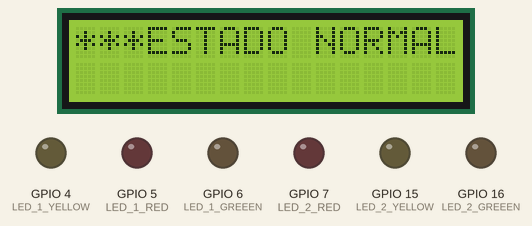
A sketch run on a simulated ESP32-S3. Shown: 16×2 character LCD, output pins drawn as LEDs (lit = HIGH). WiFi joins after 1.5 s; servers stay silent unless stated; what the sketch prints to the serial monitor is not drawn.

Above: at 0.1 s.
At 1.6 s:
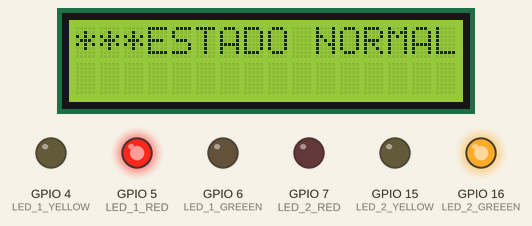
At 5.1 s:
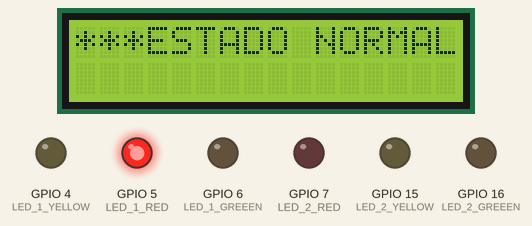
At 9.6 s:
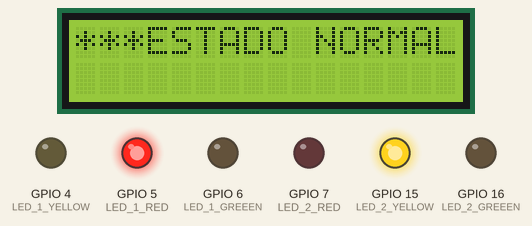
At 20.2 s:
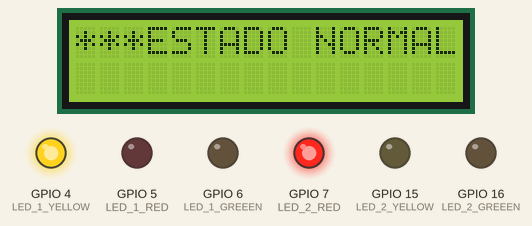
At 31.7 s:
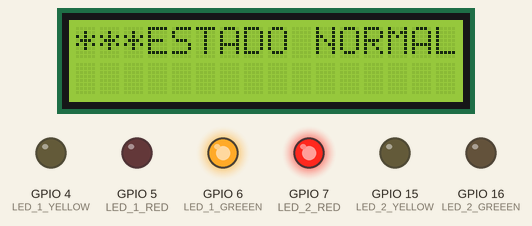
Timing chart, 0 to 40.0 s (numbered marks = the images above):
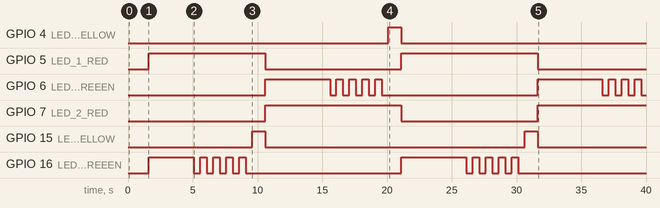

Measured:
- by itself, GPIO 4 (LED_1_YELLOW): LOW → HIGH at 20.1 s, → LOW 1.0 s later
- by itself, GPIO 5 (LED_1_RED): LOW → HIGH at 1.6 s, → LOW 9.0 s later, → HIGH 10.5 s later, → LOW 10.5 s later
- by itself, GPIO 6 (LED_1_GREEEN): goes HIGH 5.0 s, 4 × (LOW 0.50 s, HIGH 0.50 s), LOW 12.0 s, HIGH 5.0 s, 3 × (LOW 0.50 s, HIGH 0.50 s), then LOW
- by itself, GPIO 7 (LED_2_RED): LOW → HIGH at 10.6 s, → LOW 10.5 s later, → HIGH 10.5 s later
- by itself, GPIO 15 (LED_2_YELLOW): alternates HIGH for 1.0 s and LOW for 20.0 s
- by itself, GPIO 16 (LED_2_GREEEN): goes HIGH 3.5 s, 4 × (LOW 0.50 s, HIGH 0.50 s), LOW 12.0 s, HIGH 5.0 s, 4 × (LOW 0.50 s, HIGH 0.50 s), then LOW

The sketch:

codeApp.ino
```cpp
#include <WiFi.h>
#include <WebServer.h>
#include <ArduinoJson.h>
#include <LiquidCrystal_I2C.h>
#include <HTTPClient.h>

// ——— Configuración Wi-Fi —————————————————————————————————
const char* ssid     = "RED";
const char* password = "PASS";


// ——— Pines de sensores ————————————————————
#define SENSOR_LIGHT_LEFT    12
#define SENSOR_LIGHT_RIGHT    13
#define SENSOR_CO2    14
#define SENSOR_CNY1    42
#define SENSOR_CNY2    41
#define SENSOR_CNY3    40
#define SENSOR_CNY4    39
#define SENSOR_CNY5    38
#define SENSOR_CNY6    37
#define SENSOR_P1    1
#define SENSOR_P2    2

// ——— Pines de actuadores ————————————————————
#define LED_1_RED   5
#define LED_1_YELLOW   4
#define LED_1_GREEEN   6
#define LED_2_RED   7
#define LED_2_YELLOW   15
#define LED_2_GREEEN   16

// ——— Servidor HTTP ——————————————————————————————————————
WebServer server(80);

// ——— Variables de estado —————————————————————————————————
int actual_SENSOR_LIGHT_LEFT = 0;
int actual_SENSOR_LIGHT_RIGHT = 0;
int actual_SENSOR_CO2 = 0;
int actual_SENSOR_CNY1 = 0;
int actual_SENSOR_CNY2 = 0;
int actual_SENSOR_CNY3 = 0;
int actual_SENSOR_CNY4 = 0;
int actual_SENSOR_CNY5 = 0;
int actual_SENSOR_CNY6 = 0;
int actual_SENSOR_P1 = 0;
int actual_SENSOR_P2 = 0;

int actuatorState = 0;

// ——— Variables ciclo semáforo —————————————————————

unsigned long TParpadeo = 500; // Constante para el tiempo de parpadeo de 500ms
unsigned long TRojo = 2000;
unsigned long TVerde = 5000;
unsigned long TAmarillo = 1000;

unsigned long tini, tact, trel;

bool vR1,vA1,vV1,vR2,vA2,vV2 = 0;
int estado = 0;
int p = 0;
// Variables Clima
const String lat = "6.2001218";
const String lon = "-75.5806761";
float lluvia = 0, viento = 0;
unsigned long tiempoCambio = 0;
unsigned long tiempoAnteriorClima = 0;
const long intervaloClima = 60000;

// LCD
LiquidCrystal_I2C lcd(0x27, 16, 2);

// ——— Funciones de manejo de rutas —————————————————————

void handleGetSensor() {

  actual_SENSOR_LIGHT_LEFT = analogRead(SENSOR_LIGHT_LEFT);
  actual_SENSOR_LIGHT_RIGHT = analogRead(SENSOR_LIGHT_RIGHT);
  actual_SENSOR_CO2 = analogRead(SENSOR_CO2);
  actual_SENSOR_CNY1 = digitalRead(SENSOR_CNY1);
  actual_SENSOR_CNY2 = digitalRead(SENSOR_CNY2);
  actual_SENSOR_CNY3 = digitalRead(SENSOR_CNY3);
  actual_SENSOR_CNY4 = digitalRead(SENSOR_CNY4);
  actual_SENSOR_CNY5 = digitalRead(SENSOR_CNY5);
  actual_SENSOR_CNY6 = digitalRead(SENSOR_CNY6);
  actual_SENSOR_P1 = digitalRead(SENSOR_P1);
  actual_SENSOR_P2 = digitalRead(SENSOR_P2);

  // Construir respuesta JSON
  StaticJsonDocument<200> doc;
  doc["SENSOR_LIGHT_LEFT"] = actual_SENSOR_LIGHT_LEFT;
  doc["SENSOR_LIGHT_RIGHT"] = actual_SENSOR_LIGHT_RIGHT;
  doc["SENSOR_CO2"] = actual_SENSOR_CO2;
  doc["SENSOR_CNY1"] = actual_SENSOR_CNY1;
  doc["SENSOR_CNY2"] = actual_SENSOR_CNY2;
  doc["SENSOR_CNY3"] = actual_SENSOR_CNY3;
  doc["SENSOR_CNY4"] = actual_SENSOR_CNY4;
  doc["SENSOR_CNY5"] = actual_SENSOR_CNY5;
  doc["SENSOR_CNY6"] = actual_SENSOR_CNY6;
  doc["SENSOR_P1"] = actual_SENSOR_P1;
  doc["SENSOR_P2"] = actual_SENSOR_P2;
  doc["WIND_SPEED"] = viento;
  doc["PRECIPITATION"] = lluvia;

  String out;
  serializeJson(doc, out);

  server.send(200, "application/json", out);
}

void handlePostActuator() {
  // Leemos el body JSON
  if (server.hasArg("plain") == false) {
    server.send(400, "application/json", "{\"error\":\"Body missing\"}");
    return;
  }

  StaticJsonDocument<200> doc;
  DeserializationError err = deserializeJson(doc, server.arg("plain"));
  if (err) {
    server.send(400, "application/json", "{\"error\":\"JSON invalid\"}");
    return;
  }

  // Esperamos { "state": true } o { "state": false }
  if (!doc.containsKey("state")) {
    server.send(422, "application/json", "{\"error\":\"Field 'state' missing\"}");
    return;
  }

  actuatorState = doc["state"];
  //digitalWrite(LED_1_RED, actuatorState ? HIGH : LOW);

  // Devolver estado actual
  StaticJsonDocument<100> resp;
  resp["status"] = actuatorState;
  String out;
  serializeJson(resp, out);
  actualizarPantalla(actuatorState);
  server.send(200, "application/json", out);
}

void handleNotFound(){
  server.send(404, "text/plain", "Not Found");
}

// ——— Setup —————————————————————————————————————————————
void setup(){
  Serial.begin(115200);

  pinMode(SENSOR_LIGHT_LEFT, INPUT);
  pinMode(SENSOR_LIGHT_RIGHT, INPUT);
  pinMode(SENSOR_CO2, INPUT);
  pinMode(SENSOR_CNY1, INPUT);
  pinMode(SENSOR_CNY2, INPUT);
  pinMode(SENSOR_CNY3, INPUT);
  pinMode(SENSOR_CNY4, INPUT);
  pinMode(SENSOR_CNY5, INPUT);
  pinMode(SENSOR_CNY6, INPUT);
  pinMode(SENSOR_P1, INPUT);
  pinMode(SENSOR_P2, INPUT);

  pinMode(LED_1_RED, OUTPUT);
  pinMode(LED_1_YELLOW, OUTPUT);
  pinMode(LED_1_GREEEN, OUTPUT);
  pinMode(LED_2_RED, OUTPUT);
  pinMode(LED_2_YELLOW, OUTPUT);
  pinMode(LED_2_GREEEN, OUTPUT);
  digitalWrite(LED_1_RED, LOW);
  digitalWrite(LED_1_YELLOW, LOW);
  digitalWrite(LED_1_GREEEN, LOW);
  digitalWrite(LED_2_RED, LOW);
  digitalWrite(LED_2_YELLOW, LOW);
  digitalWrite(LED_2_GREEEN, LOW);

  lcd.init(); lcd.backlight(); lcd.clear();
  lcd.print("***ESTADO NORMAL***");


  tini = millis(); // Iniciamos la marca de tiempo

  // Conectar al Wi-Fi
  WiFi.begin(ssid, password);
  Serial.print("Conectando a Wi-Fi");
  while (WiFi.status() != WL_CONNECTED) {
    delay(500);
    Serial.print(".");
  }
  Serial.println();
  Serial.print(" → Conectado. IP: ");
  Serial.println(WiFi.localIP());

  // Rutas HTTP
  server.on("/sensor", HTTP_GET,  handleGetSensor);
  server.on("/actuator", HTTP_POST, handlePostActuator);
  server.onNotFound(handleNotFound);

  server.begin();
  Serial.println("Servidor HTTP iniciado en puerto 80");
}

// ——— Loop ——————————————————————————————————————————————
void loop(){
  server.handleClient();

  actuatorStateCases(actuatorState);
  //sendSensorData();
  getWeather();

}

void actuatorStateCases(int mode) {
  tact = millis();
  trel = tact-tini;

  if(mode == 0){

    switch(estado){
      case 0:
        vR1 = 1;
        vA1 = 0;
        vV1 = 0;
        vR2 = 0;
        vA2 = 0;
        vV2 = 1;

        if((trel>TVerde)&&(p==0)){
          estado = 4;
          tini = millis();
          p = 1;
        }else if ((trel>TParpadeo)&&(p!=0)){
          estado = 4;
          tini = millis();
          p ++;
        }
        break;
      case 1:
        vR1 = 0;
        vA1 = 1;
        vV1 = 0;
        vR2 = 1;
        vA2 = 0;
        vV2 = 0;
        if(trel>TAmarillo){
          estado = 0;
          tini = millis();
          p = 0;
        }
        break;
      case 2:
        vR1 = 0;
        vA1 = 0;
        vV1 = 1;
        vR2 = 1;
        vA2 = 0;
        vV2 = 0;
        if((trel>TVerde)&&(p==0)){
          estado = 3;
          tini = millis();
          p = 1;
        }else if ((trel>TParpadeo)&&(p!=0)){
          estado = 3;
          tini = millis();
          p ++;
        }
        break;
      case 3:
        vR1 = 0;
        vA1 = 0;
        vV1 = 0;
        vR2 = 1;
        vA2 = 0;
        vV2 = 0;
        if((trel>TParpadeo)&&(p<5)){
          estado = 2;
          tini = millis();
        }else if ((trel>TParpadeo)&&(p==5)){
          estado = 1;
          tini = millis();
        }
        break;
      case 4:
        vR1 = 1;
        vA1 = 0;
        vV1 = 0;
        vR2 = 0;
        vA2 = 0;
        vV2 = 0;
        if((trel>TParpadeo)&&(p<5)){
          estado = 0;
          tini = millis();
        }else if ((trel>TParpadeo)&&(p==5)){
          estado = 5;
          tini = millis();
        }
        break;
      case 5:
        vR1 = 1;
        vA1 = 0;
        vV1 = 0;
        vR2 = 0;
        vA2 = 1;
        vV2 = 0;
        if(trel>TAmarillo){
          estado = 2;
          tini = millis();
          p = 0;
        }
        break;
  }
  }else{
        vR1 = 0;
        vV1 = 0;
        vR2 = 0;
        vV2 = 0;
        if((trel>TParpadeo) ){
          if(vA1==1){
            vA1 = 0;
            vA2 = 0;
          }else{
            vA1 = 1;
            vA2 = 1;
          }
          tini = millis();
        }
  }


  //// ACTUAMOS
  digitalWrite(LED_1_RED,vR1);
  digitalWrite(LED_1_YELLOW,vA1);
  digitalWrite(LED_1_GREEEN,vV1);
  digitalWrite(LED_2_RED,vR2);
  digitalWrite(LED_2_YELLOW,vA2);
  digitalWrite(LED_2_GREEEN,vV2);

}


// Actualizar pantalla
void actualizarPantalla(int mode){
  lcd.clear();
  switch(mode){
    case 0 : lcd.print("***ESTADO NORMAL***");
             Serial.println("ESTADO NORMAL");
             break;
    case 1 : lcd.print("*ESTADO EMERGENCIA*");
             Serial.println("ESTADO EMERGENCIA");
             break;
  }
}


void sendSensorData(){
  HTTPClient http;
  http.begin("http://192.168.1.2:5002/sensor/data"); // IP de tu PC
  http.addHeader("Content-Type", "application/json");

  // Crear JSON con datos de sensores
  StaticJsonDocument<200> doc;
  doc["temperature"] = 25.5;
  doc["humidity"] = 60.2;
  doc["pressure"] = 1013.25;
  doc["sensor_id"] = "ESP32_001";

  String jsonString;
  serializeJson(doc, jsonString);

  int httpResponseCode = http.POST(jsonString);

  if (httpResponseCode > 0) {
    String response = http.getString();
    Serial.println("Response: " + response);
  }
  Serial.println("Comunicación de envio");
  http.end();
  delay(5000);
}

void getWeather(){


  if (millis() - tiempoAnteriorClima > intervaloClima) {
    tiempoAnteriorClima = millis();

    if (WiFi.status() == WL_CONNECTED) {
      HTTPClient http;
      String url = "https://api.open-meteo.com/v1/forecast?latitude=" + lat +
                   "&longitude=" + lon + "&current=wind_speed_10m,precipitation";

      http.begin(url);
      if (http.GET() == 200) {
        String res = http.getString();
        StaticJsonDocument<1024> doc;
        if (!deserializeJson(doc, res)) {
          viento = doc["current"]["wind_speed_10m"];
          lluvia = doc["current"]["precipitation"];
        }
        Serial.println("clima: "+res);
      }
      http.end();
    }
  }
} 
```
